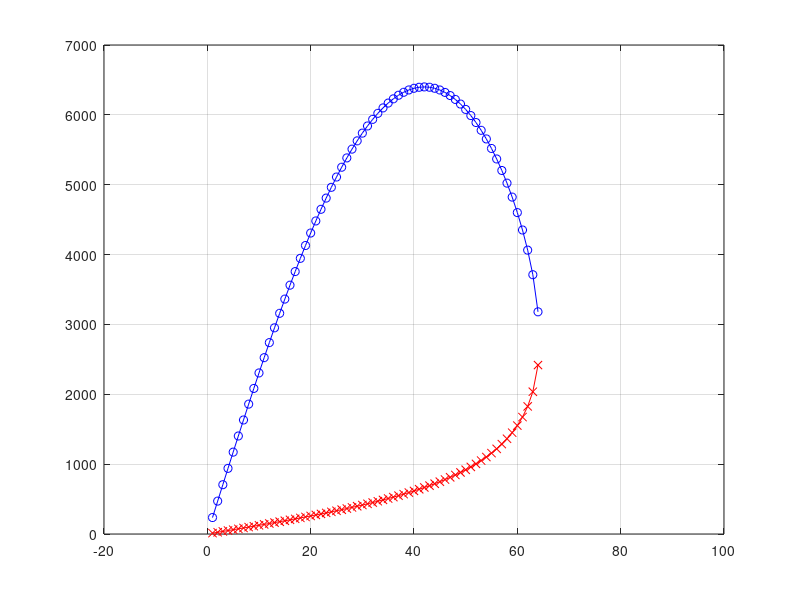
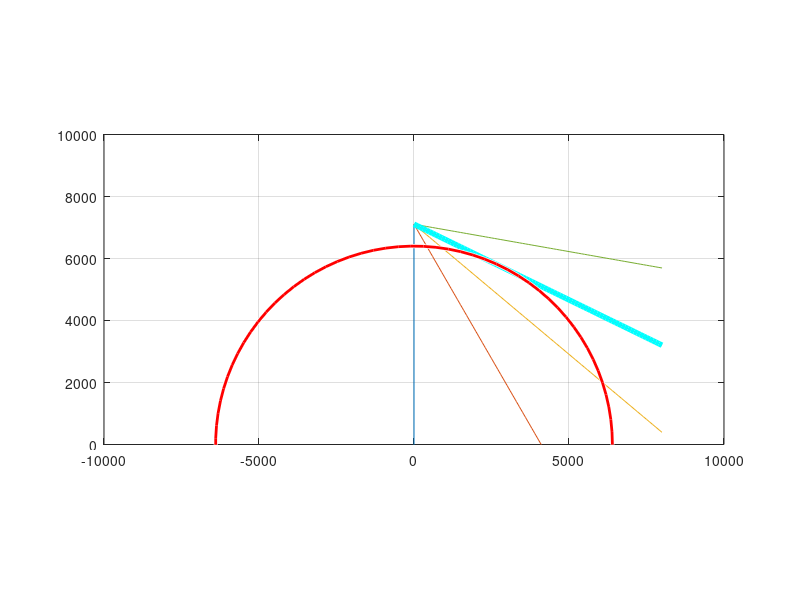

Write MATLAB code to recreate these figures, in order.
H = 705;
R = 6400;

theta = 0 : 1 : 89;
theta = theta - 0.000001;
theta = theta * pi/180;

a = 1 + 1./(tan(theta) .^ 2);
b = -2*(R+H)./tan(theta);
c = (R+H)^2 - R^2;

plus = -b + sqrt( b.*b - 4 * a .* c);  plus = plus./(2*a);
minus = -b - sqrt( b.*b - 4 * a .* c); minus = minus./(2*a);

oo = find(abs(imag(plus)) > eps | real(plus) < 0); plus(oo) = NaN;
oo = find(abs(imag(minus)) > eps | real(minus) < 0); minus(oo) = NaN;

figure(1);
  plot(theta*180/pi,plus,'bo-',theta*180/pi,minus,'rx-')
grid

thetamax = (H+2*R)*H/((R+H)^2);
thetamax = acos(sqrt(thetamax))*180/pi

%%%%%%%%%%%%%%%%%%%%%%%%%%%%%%%%%%%%%%%%%%%%%%%%%%%%%%%%%%%%%%%%%%%%%%%%
gamma_min = R/(R+H); gamma_min = asin(gamma_min)*180/pi

figure(2)
x = 0 : 100 : 8000;
theta = 0.001; theta = theta * pi/180; m = -1/tan(theta); line01 = m * x + (R+H);
theta = 30; theta = theta * pi/180; m = -1/tan(theta); line30 = m * x + (R+H);
theta = 50; theta = theta * pi/180; m = -1/tan(theta); line50 = m * x + (R+H);
theta = 64; theta = theta * pi/180; m = -1/tan(theta); line64 = m * x + (R+H);
theta = 80; theta = theta * pi/180; m = -1/tan(theta); line80 = m * x + (R+H);
plot(x,[line01; line30; line50; line64; line80]);
hold on
plot(x,line64,'c','linewidth',4);
hold off
viscircles([0 0],6400);
axis equal
axis([-10000 +10000 -10000 +10000]); grid on
axis([-10000 +10000 -00000 +10000]); grid on